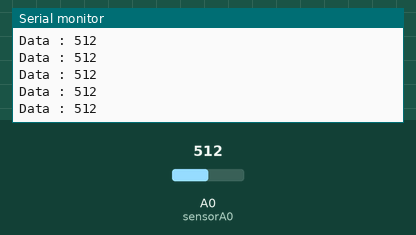
Bench run of a sketch on a simulated Arduino Uno, built with avr-gcc and run on an emulated ATmega328P. Parts: the last lines printed to the serial monitor. The test bench sets the inputs (shaded band); at power-on: A0 (sensorA0) = 512.

Above: at 1.2 s.
1.3 s: A0 (sensorA0) set to 390
At 1.31 s:
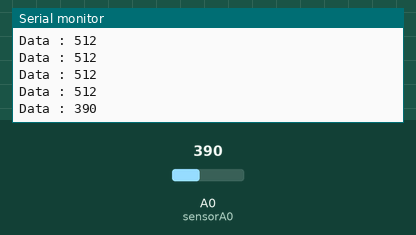
2.8 s: A0 (sensorA0) set to 410
At 2.81 s:
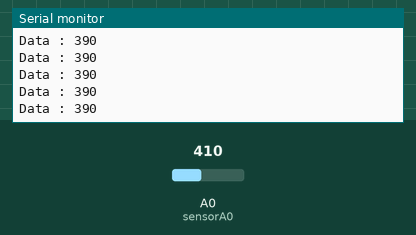
Timing chart, 0 to 5.8 s (numbered marks = the images above; inputs shaded):
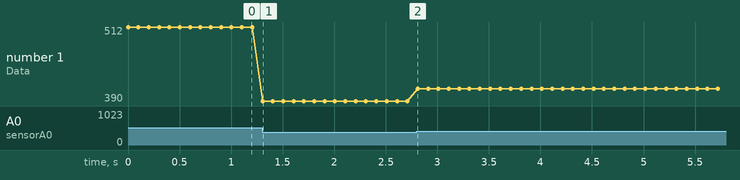

Measured:
- after the input at 1.3 s, the serial monitor: prints a new line at once (image 1)
- plotted number 1: 512 → 390 after the input at 1.3 s, 390 → 410 after the input at 2.8 s

The sketch:

SensorMQ2_GasProject_Nolibrary.ino
```cpp
/*
 * Program untuk project pendeteksi asap/kebakaran
 * Direct by : IDNmakerspace Algorithma Factory
 * Last edited : 10/24/2020
 * Reference : Arduino Project Hub/Hackster.io
 */

int sensorA0 = A0;
int sensorbatas = 400;

void setup()
{
  pinMode(sensorA0, INPUT);
  Serial.begin(9600);
}

void loop()
{
  int analogSensor = analogRead(sensorA0);
  Serial.print("Data : ");
  Serial.println(analogSensor);
  delay(100);
}
```
